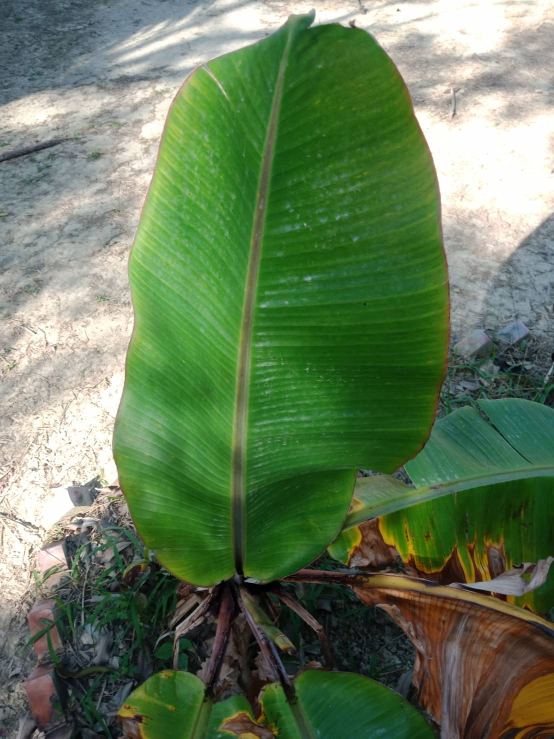
#> input picture trainImg/0/98595.jpg, 1108 x 1477 px (shown at 1/2 size); its folder holds 4 pictures in this run
$ python -i dataset.py   (imports and definitions only)
#> lines starting #> are read from the running program, lines starting #| are printed output that depends on the picture
import os
import cv2
import numpy as np

img_size = 32

def load_data():
    x_train = []
    y_train = []

    filenames = os.listdir("./trainImg/0")
    for fname in filenames:
        img = cv2.imread("./trainImg/0/" + fname, cv2.IMREAD_COLOR)
#> img is the input picture: shape (1477, 1108, 3); mean B, G, R 89.6, 123.4, 100.7
        img = cv2.resize(img,(img_size,img_size))
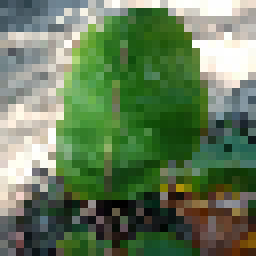
#> img: shape (32, 32, 3) (shown 8 times larger); mean B, G, R 90.1, 123.6, 100.7
        x_train.append(img)
        y_train.append(0)
#> pass 2 of the loop in load_data, `for fname in filenames:`:
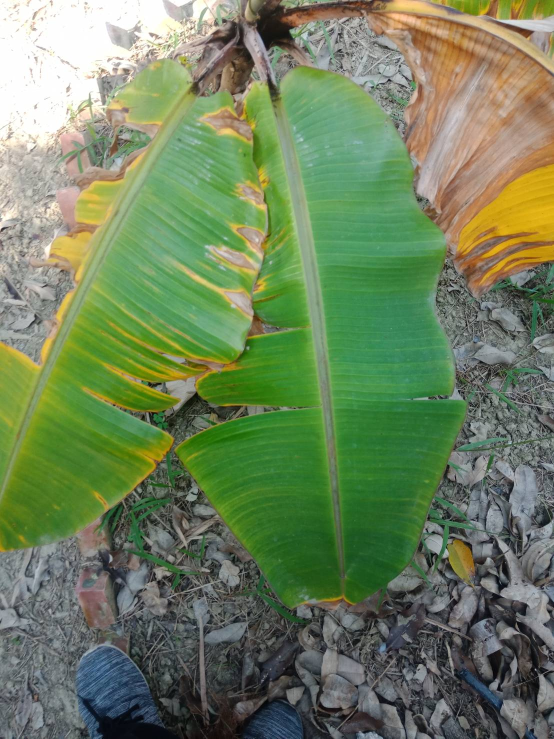
#> input picture trainImg/0/98596.jpg, 1108 x 1477 px (shown at 1/2 size)
#> in load_data, img is the input picture: shape (1477, 1108, 3); mean B, G, R 93.6, 130, 111.1
#> in load_data, `img = cv2.resize(img,(img_size,img_size))`:
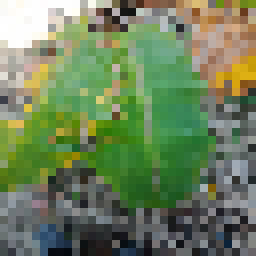
#> img: shape (32, 32, 3) (shown 8 times larger); mean B, G, R 92.5, 129.5, 110.6
#> pass 3 of the loop in load_data, `for fname in filenames:`:
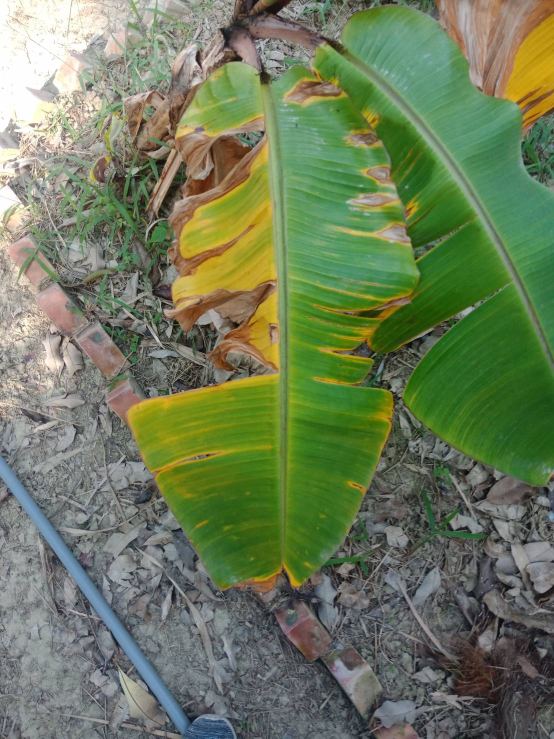
#> input picture trainImg/0/98597.jpg, 1108 x 1477 px (shown at 1/2 size)
#> in load_data, img is the input picture: shape (1477, 1108, 3); mean B, G, R 91.4, 123.9, 110
#> in load_data, `img = cv2.resize(img,(img_size,img_size))`:
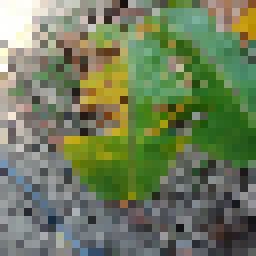
#> img: shape (32, 32, 3) (shown 8 times larger); mean B, G, R 91.5, 124.1, 110.7
#> the loop made 4 passes; the first 3 are shown

#> (the run stopped early here; a loop or call above may not have finished)
